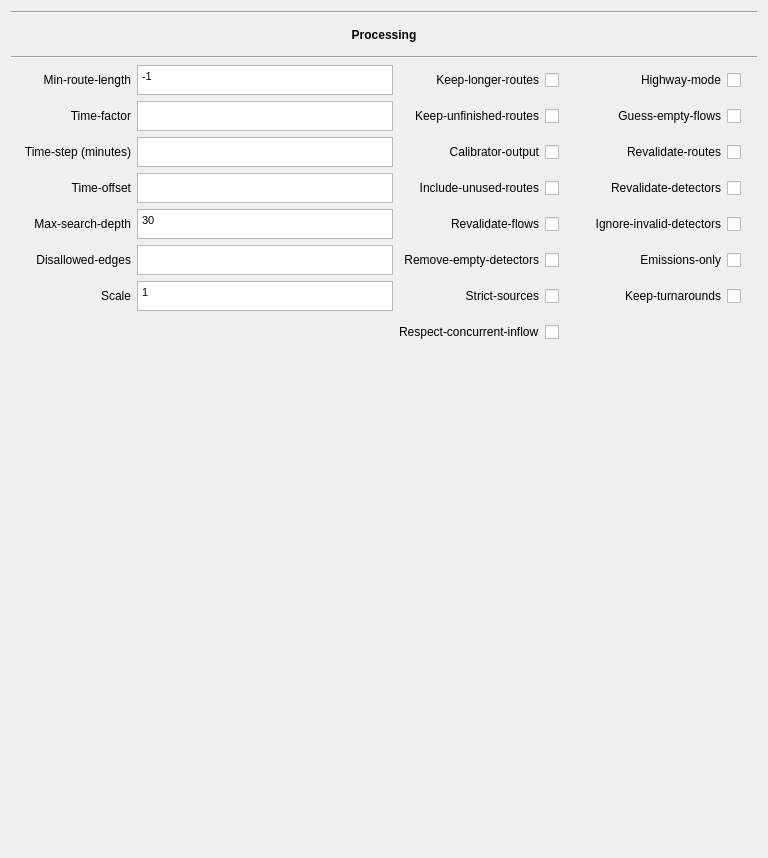
     <widget class="QWidget" name="LayoutProcessing">
      <attribute name="title">
       <string>Processing</string>
      </attribute>
      <layout class="QVBoxLayout" name="verticalLayout_2">
       <item>
        <layout class="QVBoxLayout" name="LayoutProcessing">
         <item>
          <widget class="Line" name="LineProcessing2">
           <property name="orientation">
            <enum>Qt::Horizontal</enum>
           </property>
          </widget>
         </item>
         <item>
          <widget class="QLabel" name="LabelProcessing">
           <property name="minimumSize">
            <size>
             <width>0</width>
             <height>30</height>
            </size>
           </property>
           <property name="maximumSize">
            <size>
             <width>16777215</width>
             <height>30</height>
            </size>
           </property>
           <property name="frameShape">
            <enum>QFrame::NoFrame</enum>
           </property>
           <property name="text">
            <string>&lt;html&gt;&lt;head/&gt;&lt;body&gt;&lt;p align=&quot;center&quot;&gt;&lt;span style=&quot; font-weight:600;&quot;&gt;Processing&lt;/span&gt;&lt;/p&gt;&lt;/body&gt;&lt;/html&gt;</string>
           </property>
          </widget>
         </item>
         <item>
          <widget class="Line" name="LineProcessing1">
           <property name="orientation">
            <enum>Qt::Horizontal</enum>
           </property>
          </widget>
         </item>
         <item>
          <layout class="QGridLayout" name="LayoutProcessingInformation">
           <item row="0" column="1">
            <widget class="QTextEdit" name="TextMinRouteLenght">
             <property name="minimumSize">
              <size>
               <width>0</width>
               <height>30</height>
              </size>
             </property>
             <property name="maximumSize">
              <size>
               <width>16777215</width>
               <height>30</height>
              </size>
             </property>
             <property name="horizontalScrollBarPolicy">
              <enum>Qt::ScrollBarAlwaysOff</enum>
             </property>
             <property name="lineWrapMode">
              <enum>QTextEdit::NoWrap</enum>
             </property>
             <property name="html">
              <string>&lt;!DOCTYPE HTML PUBLIC &quot;-//W3C//DTD HTML 4.0//EN&quot; &quot;http://www.w3.org/TR/REC-html40/strict.dtd&quot;&gt;
&lt;html&gt;&lt;head&gt;&lt;meta name=&quot;qrichtext&quot; content=&quot;1&quot; /&gt;&lt;style type=&quot;text/css&quot;&gt;
p, li { white-space: pre-wrap; }
&lt;/style&gt;&lt;/head&gt;&lt;body style=&quot; font-family:'MS Shell Dlg 2'; font-size:8.25pt; font-weight:400; font-style:normal;&quot;&gt;
&lt;p style=&quot; margin-top:0px; margin-bottom:0px; margin-left:0px; margin-right:0px; -qt-block-indent:0; text-indent:0px;&quot;&gt;-1&lt;/p&gt;&lt;/body&gt;&lt;/html&gt;</string>
             </property>
            </widget>
           </item>
           <item row="0" column="0">
            <widget class="QLabel" name="LabelMinRouteLenght">
             <property name="minimumSize">
              <size>
               <width>120</width>
               <height>30</height>
              </size>
             </property>
             <property name="maximumSize">
              <size>
               <width>120</width>
               <height>30</height>
              </size>
             </property>
             <property name="text">
              <string>&lt;html&gt;&lt;head/&gt;&lt;body&gt;&lt;p align=&quot;right&quot;&gt;Min-route-length&lt;/p&gt;&lt;/body&gt;&lt;/html&gt;</string>
             </property>
            </widget>
           </item>
           <item row="0" column="3">
            <widget class="QCheckBox" name="CheckBoxKeepLongerRoutes">
             <property name="minimumSize">
              <size>
               <width>30</width>
               <height>30</height>
              </size>
             </property>
             <property name="maximumSize">
              <size>
               <width>30</width>
               <height>30</height>
              </size>
             </property>
             <property name="text">
              <string/>
             </property>
            </widget>
           </item>
           <item row="0" column="4">
            <widget class="QLabel" name="LabelHighwayMode">
             <property name="minimumSize">
              <size>
               <width>140</width>
               <height>30</height>
              </size>
             </property>
             <property name="maximumSize">
              <size>
               <width>140</width>
               <height>30</height>
              </size>
             </property>
             <property name="text">
              <string>&lt;html&gt;&lt;head/&gt;&lt;body&gt;&lt;p align=&quot;right&quot;&gt;Highway-mode&lt;/p&gt;&lt;/body&gt;&lt;/html&gt;</string>
             </property>
            </widget>
           </item>
           <item row="0" column="2">
            <widget class="QLabel" name="LabelKeepLongerRoutes">
             <property name="minimumSize">
              <size>
               <width>140</width>
               <height>30</height>
              </size>
             </property>
             <property name="maximumSize">
              <size>
               <width>140</width>
               <height>30</height>
              </size>
             </property>
             <property name="text">
              <string>&lt;html&gt;&lt;head/&gt;&lt;body&gt;&lt;p align=&quot;right&quot;&gt;Keep-longer-routes&lt;/p&gt;&lt;/body&gt;&lt;/html&gt;</string>
             </property>
            </widget>
           </item>
           <item row="0" column="5">
            <widget class="QCheckBox" name="CheckBoxHighwayMode">
             <property name="minimumSize">
              <size>
               <width>30</width>
               <height>30</height>
              </size>
             </property>
             <property name="maximumSize">
              <size>
               <width>30</width>
               <height>30</height>
              </size>
             </property>
             <property name="text">
              <string/>
             </property>
            </widget>
           </item>
           <item row="1" column="0">
            <widget class="QLabel" name="LabelTimeFactor">
             <property name="minimumSize">
              <size>
               <width>120</width>
               <height>30</height>
              </size>
             </property>
             <property name="maximumSize">
              <size>
               <width>120</width>
               <height>30</height>
              </size>
             </property>
             <property name="text">
              <string>&lt;html&gt;&lt;head/&gt;&lt;body&gt;&lt;p align=&quot;right&quot;&gt;Time-factor&lt;/p&gt;&lt;/body&gt;&lt;/html&gt;</string>
             </property>
            </widget>
           </item>
           <item row="1" column="1">
            <widget class="QTextEdit" name="TextTimeFactor">
             <property name="minimumSize">
              <size>
               <width>0</width>
               <height>30</height>
              </size>
             </property>
             <property name="maximumSize">
              <size>
               <width>16777215</width>
               <height>30</height>
              </size>
             </property>
             <property name="horizontalScrollBarPolicy">
              <enum>Qt::ScrollBarAlwaysOff</enum>
             </property>
             <property name="lineWrapMode">
              <enum>QTextEdit::NoWrap</enum>
             </property>
            </widget>
           </item>
           <item row="1" column="2">
            <widget class="QLabel" name="LabelKeepUnfinishedRoutes">
             <property name="minimumSize">
              <size>
               <width>140</width>
               <height>30</height>
              </size>
             </property>
             <property name="maximumSize">
              <size>
               <width>140</width>
               <height>30</height>
              </size>
             </property>
             <property name="text">
              <string>&lt;html&gt;&lt;head/&gt;&lt;body&gt;&lt;p align=&quot;right&quot;&gt;Keep-unfinished-routes&lt;/p&gt;&lt;/body&gt;&lt;/html&gt;</string>
             </property>
            </widget>
           </item>
           <item row="1" column="3">
            <widget class="QCheckBox" name="CheckBoxKeepUnfinishedRoutes">
             <property name="minimumSize">
              <size>
               <width>30</width>
               <height>30</height>
              </size>
             </property>
             <property name="maximumSize">
              <size>
               <width>30</width>
               <height>30</height>
              </size>
             </property>
             <property name="text">
              <string/>
             </property>
            </widget>
           </item>
           <item row="1" column="4">
            <widget class="QLabel" name="LabelGuessEmptyFlows">
             <property name="minimumSize">
              <size>
               <width>140</width>
               <height>30</height>
              </size>
             </property>
             <property name="maximumSize">
              <size>
               <width>140</width>
               <height>30</height>
              </size>
             </property>
             <property name="text">
              <string>&lt;html&gt;&lt;head/&gt;&lt;body&gt;&lt;p align=&quot;right&quot;&gt;Guess-empty-flows&lt;/p&gt;&lt;/body&gt;&lt;/html&gt;</string>
             </property>
            </widget>
           </item>
           <item row="1" column="5">
            <widget class="QCheckBox" name="CheckBoxGuessEmptyFlows">
             <property name="minimumSize">
              <size>
               <width>30</width>
               <height>30</height>
              </size>
             </property>
             <property name="maximumSize">
              <size>
               <width>30</width>
               <height>30</height>
              </size>
             </property>
             <property name="text">
              <string/>
             </property>
            </widget>
           </item>
           <item row="2" column="0">
            <widget class="QLabel" name="LabelTimeStep">
             <property name="minimumSize">
              <size>
               <width>120</width>
               <height>30</height>
              </size>
             </property>
             <property name="maximumSize">
              <size>
               <width>120</width>
               <height>30</height>
              </size>
             </property>
             <property name="text">
              <string>&lt;html&gt;&lt;head/&gt;&lt;body&gt;&lt;p align=&quot;right&quot;&gt;Time-step (minutes)&lt;/p&gt;&lt;/body&gt;&lt;/html&gt;</string>
             </property>
            </widget>
           </item>
           <item row="2" column="1">
            <widget class="QTextEdit" name="TextTimeStep">
             <property name="minimumSize">
              <size>
               <width>0</width>
               <height>30</height>
              </size>
             </property>
             <property name="maximumSize">
              <size>
               <width>16777215</width>
               <height>30</height>
              </size>
             </property>
             <property name="horizontalScrollBarPolicy">
              <enum>Qt::ScrollBarAlwaysOff</enum>
             </property>
             <property name="lineWrapMode">
              <enum>QTextEdit::NoWrap</enum>
             </property>
            </widget>
           </item>
           <item row="2" column="2">
            <widget class="QLabel" name="LabelCalibratorOutput">
             <property name="minimumSize">
              <size>
               <width>140</width>
               <height>30</height>
              </size>
             </property>
             <property name="maximumSize">
              <size>
               <width>140</width>
               <height>30</height>
              </size>
             </property>
             <property name="text">
              <string>&lt;html&gt;&lt;head/&gt;&lt;body&gt;&lt;p align=&quot;right&quot;&gt;Calibrator-output&lt;/p&gt;&lt;/body&gt;&lt;/html&gt;</string>
             </property>
            </widget>
           </item>
           <item row="2" column="3">
            <widget class="QCheckBox" name="CheckBoxCalibratorOutput">
             <property name="minimumSize">
              <size>
               <width>30</width>
               <height>30</height>
              </size>
             </property>
             <property name="maximumSize">
              <size>
               <width>30</width>
               <height>30</height>
              </size>
             </property>
             <property name="text">
              <string/>
             </property>
            </widget>
           </item>
           <item row="2" column="4">
            <widget class="QLabel" name="LabelRevalidateRoutes">
             <property name="minimumSize">
              <size>
               <width>140</width>
               <height>30</height>
              </size>
             </property>
             <property name="maximumSize">
              <size>
               <width>140</width>
               <height>30</height>
              </size>
             </property>
             <property name="text">
              <string>&lt;html&gt;&lt;head/&gt;&lt;body&gt;&lt;p align=&quot;right&quot;&gt;Revalidate-routes&lt;/p&gt;&lt;/body&gt;&lt;/html&gt;</string>
             </property>
            </widget>
           </item>
           <item row="2" column="5">
            <widget class="QCheckBox" name="CheckBoxRevalidateRoutes">
             <property name="minimumSize">
              <size>
               <width>30</width>
               <height>30</height>
              </size>
             </property>
             <property name="maximumSize">
              <size>
               <width>30</width>
               <height>30</height>
              </size>
             </property>
             <property name="text">
              <string/>
             </property>
            </widget>
           </item>
           <item row="3" column="0">
            <widget class="QLabel" name="LabelTimeOffset">
             <property name="minimumSize">
              <size>
               <width>120</width>
               <height>30</height>
              </size>
             </property>
             <property name="maximumSize">
              <size>
               <width>120</width>
               <height>30</height>
              </size>
             </property>
             <property name="text">
              <string>&lt;html&gt;&lt;head/&gt;&lt;body&gt;&lt;p align=&quot;right&quot;&gt;Time-offset&lt;/p&gt;&lt;/body&gt;&lt;/html&gt;</string>
             </property>
            </widget>
           </item>
           <item row="3" column="1">
            <widget class="QTextEdit" name="TextTimeOffset">
             <property name="minimumSize">
              <size>
               <width>0</width>
               <height>30</height>
              </size>
             </property>
             <property name="maximumSize">
              <size>
               <width>16777215</width>
               <height>30</height>
              </size>
             </property>
             <property name="horizontalScrollBarPolicy">
              <enum>Qt::ScrollBarAlwaysOff</enum>
             </property>
             <property name="lineWrapMode">
              <enum>QTextEdit::NoWrap</enum>
             </property>
            </widget>
           </item>
           <item row="3" column="2">
            <widget class="QLabel" name="LabelIncludeUnusedRoutes">
             <property name="minimumSize">
              <size>
               <width>140</width>
               <height>30</height>
              </size>
             </property>
             <property name="maximumSize">
              <size>
               <width>140</width>
               <height>30</height>
              </size>
             </property>
             <property name="text">
              <string>&lt;html&gt;&lt;head/&gt;&lt;body&gt;&lt;p align=&quot;right&quot;&gt;Include-unused-routes&lt;/p&gt;&lt;/body&gt;&lt;/html&gt;</string>
             </property>
            </widget>
           </item>
           <item row="3" column="3">
            <widget class="QCheckBox" name="CheckBoxIncludeUnusedRoutes">
             <property name="minimumSize">
              <size>
               <width>30</width>
               <height>30</height>
              </size>
             </property>
             <property name="maximumSize">
              <size>
               <width>30</width>
               <height>30</height>
              </size>
             </property>
             <property name="text">
              <string/>
             </property>
            </widget>
           </item>
           <item row="3" column="4">
            <widget class="QLabel" name="LabelRevalidateDetectors">
             <property name="minimumSize">
              <size>
               <width>140</width>
               <height>30</height>
              </size>
             </property>
             <property name="maximumSize">
              <size>
               <width>140</width>
               <height>30</height>
              </size>
             </property>
             <property name="text">
              <string>&lt;html&gt;&lt;head/&gt;&lt;body&gt;&lt;p align=&quot;right&quot;&gt;Revalidate-detectors&lt;/p&gt;&lt;/body&gt;&lt;/html&gt;</string>
             </property>
            </widget>
           </item>
           <item row="3" column="5">
            <widget class="QCheckBox" name="CheckBoxRevalidateDetectors">
             <property name="minimumSize">
              <size>
               <width>30</width>
               <height>30</height>
              </size>
             </property>
             <property name="maximumSize">
              <size>
               <width>30</width>
               <height>30</height>
              </size>
             </property>
             <property name="text">
              <string/>
             </property>
            </widget>
           </item>
           <item row="4" column="0">
            <widget class="QLabel" name="LabelMaxSearchDepth">
             <property name="minimumSize">
              <size>
               <width>120</width>
               <height>30</height>
              </size>
             </property>
             <property name="maximumSize">
              <size>
               <width>120</width>
               <height>30</height>
              </size>
             </property>
             <property name="text">
              <string>&lt;html&gt;&lt;head/&gt;&lt;body&gt;&lt;p align=&quot;right&quot;&gt;Max-search-depth&lt;/p&gt;&lt;/body&gt;&lt;/html&gt;</string>
             </property>
            </widget>
           </item>
           <item row="4" column="1">
            <widget class="QTextEdit" name="TextMaxSearchDepth">
             <property name="minimumSize">
              <size>
               <width>0</width>
               <height>30</height>
              </size>
             </property>
             <property name="maximumSize">
              <size>
               <width>16777215</width>
               <height>30</height>
              </size>
             </property>
             <property name="horizontalScrollBarPolicy">
              <enum>Qt::ScrollBarAlwaysOff</enum>
             </property>
             <property name="lineWrapMode">
              <enum>QTextEdit::NoWrap</enum>
             </property>
             <property name="html">
              <string>&lt;!DOCTYPE HTML PUBLIC &quot;-//W3C//DTD HTML 4.0//EN&quot; &quot;http://www.w3.org/TR/REC-html40/strict.dtd&quot;&gt;
&lt;html&gt;&lt;head&gt;&lt;meta name=&quot;qrichtext&quot; content=&quot;1&quot; /&gt;&lt;style type=&quot;text/css&quot;&gt;
p, li { white-space: pre-wrap; }
&lt;/style&gt;&lt;/head&gt;&lt;body style=&quot; font-family:'MS Shell Dlg 2'; font-size:8.25pt; font-weight:400; font-style:normal;&quot;&gt;
&lt;p style=&quot; margin-top:0px; margin-bottom:0px; margin-left:0px; margin-right:0px; -qt-block-indent:0; text-indent:0px;&quot;&gt;30&lt;/p&gt;&lt;/body&gt;&lt;/html&gt;</string>
             </property>
            </widget>
           </item>
           <item row="4" column="2">
            <widget class="QLabel" name="LabelRevalidateFlows">
             <property name="minimumSize">
              <size>
               <width>140</width>
               <height>30</height>
              </size>
             </property>
             <property name="maximumSize">
              <size>
               <width>140</width>
               <height>30</height>
              </size>
             </property>
             <property name="text">
              <string>&lt;html&gt;&lt;head/&gt;&lt;body&gt;&lt;p align=&quot;right&quot;&gt;Revalidate-flows&lt;/p&gt;&lt;/body&gt;&lt;/html&gt;</string>
             </property>
            </widget>
           </item>
           <item row="4" column="3">
            <widget class="QCheckBox" name="CheckBoxRevalidateFlows">
             <property name="minimumSize">
              <size>
               <width>30</width>
               <height>30</height>
              </size>
             </property>
             <property name="maximumSize">
              <size>
               <width>30</width>
               <height>30</height>
              </size>
             </property>
             <property name="text">
              <string/>
             </property>
            </widget>
           </item>
           <item row="4" column="4">
            <widget class="QLabel" name="LabelgnoreInvalidDetectors">
             <property name="minimumSize">
              <size>
               <width>140</width>
               <height>30</height>
              </size>
             </property>
             <property name="maximumSize">
              <size>
               <width>140</width>
               <height>30</height>
              </size>
             </property>
             <property name="text">
              <string>&lt;html&gt;&lt;head/&gt;&lt;body&gt;&lt;p align=&quot;right&quot;&gt;Ignore-invalid-detectors&lt;/p&gt;&lt;/body&gt;&lt;/html&gt;</string>
             </property>
            </widget>
           </item>
           <item row="4" column="5">
            <widget class="QCheckBox" name="CheckBoxIgnoreInvalidDetectors">
             <property name="minimumSize">
              <size>
               <width>30</width>
               <height>30</height>
              </size>
             </property>
             <property name="maximumSize">
              <size>
               <width>30</width>
               <height>30</height>
              </size>
             </property>
             <property name="text">
              <string/>
             </property>
            </widget>
           </item>
           <item row="5" column="0">
            <widget class="QLabel" name="LabelDisallowedEdges">
             <property name="minimumSize">
              <size>
               <width>120</width>
               <height>30</height>
              </size>
             </property>
             <property name="maximumSize">
              <size>
               <width>120</width>
               <height>30</height>
              </size>
             </property>
             <property name="text">
              <string>&lt;html&gt;&lt;head/&gt;&lt;body&gt;&lt;p align=&quot;right&quot;&gt;Disallowed-edges&lt;/p&gt;&lt;/body&gt;&lt;/html&gt;</string>
             </property>
            </widget>
           </item>
           <item row="5" column="1">
            <widget class="QTextEdit" name="TextDisallowedEdges">
             <property name="minimumSize">
              <size>
               <width>0</width>
               <height>30</height>
              </size>
             </property>
             <property name="maximumSize">
              <size>
               <width>16777215</width>
               <height>30</height>
              </size>
             </property>
             <property name="horizontalScrollBarPolicy">
              <enum>Qt::ScrollBarAlwaysOff</enum>
             </property>
             <property name="lineWrapMode">
              <enum>QTextEdit::NoWrap</enum>
             </property>
            </widget>
           </item>
           <item row="5" column="2">
            <widget class="QLabel" name="LabelRemoveEmptyDetectors">
             <property name="minimumSize">
              <size>
               <width>140</width>
               <height>30</height>
              </size>
             </property>
             <property name="maximumSize">
              <size>
               <width>140</width>
               <height>30</height>
              </size>
             </property>
             <property name="text">
              <string>&lt;html&gt;&lt;head/&gt;&lt;body&gt;&lt;p align=&quot;right&quot;&gt;Remove-empty-detectors&lt;/p&gt;&lt;/body&gt;&lt;/html&gt;</string>
             </property>
            </widget>
           </item>
           <item row="5" column="3">
            <widget class="QCheckBox" name="CheckBoxRemoveEmptyDetectors">
             <property name="minimumSize">
              <size>
               <width>30</width>
               <height>30</height>
              </size>
             </property>
             <property name="maximumSize">
              <size>
               <width>30</width>
               <height>30</height>
              </size>
             </property>
             <property name="text">
              <string/>
             </property>
            </widget>
           </item>
           <item row="5" column="4">
            <widget class="QLabel" name="LabelEmissionsOnly">
             <property name="minimumSize">
              <size>
               <width>140</width>
               <height>30</height>
              </size>
             </property>
             <property name="maximumSize">
              <size>
               <width>140</width>
               <height>30</height>
              </size>
             </property>
             <property name="text">
              <string>&lt;html&gt;&lt;head/&gt;&lt;body&gt;&lt;p align=&quot;right&quot;&gt;Emissions-only&lt;/p&gt;&lt;/body&gt;&lt;/html&gt;</string>
             </property>
            </widget>
           </item>
           <item row="5" column="5">
            <widget class="QCheckBox" name="CheckBoxEmissionsOnly">
             <property name="minimumSize">
              <size>
               <width>30</width>
               <height>30</height>
              </size>
             </property>
             <property name="maximumSize">
              <size>
               <width>30</width>
               <height>30</height>
              </size>
             </property>
             <property name="text">
              <string/>
             </property>
            </widget>
           </item>
           <item row="6" column="0">
            <widget class="QLabel" name="LabelScale">
             <property name="minimumSize">
              <size>
               <width>120</width>
               <height>30</height>
              </size>
             </property>
             <property name="maximumSize">
              <size>
               <width>120</width>
               <height>30</height>
              </size>
             </property>
             <property name="text">
              <string>&lt;html&gt;&lt;head/&gt;&lt;body&gt;&lt;p align=&quot;right&quot;&gt;Scale&lt;/p&gt;&lt;/body&gt;&lt;/html&gt;</string>
             </property>
            </widget>
           </item>
           <item row="6" column="1">
            <widget class="QTextEdit" name="TextScale">
             <property name="minimumSize">
              <size>
               <width>0</width>
               <height>30</height>
              </size>
             </property>
             <property name="maximumSize">
              <size>
               <width>16777215</width>
               <height>30</height>
              </size>
             </property>
             <property name="horizontalScrollBarPolicy">
              <enum>Qt::ScrollBarAlwaysOff</enum>
             </property>
             <property name="lineWrapMode">
              <enum>QTextEdit::NoWrap</enum>
             </property>
             <property name="html">
              <string>&lt;!DOCTYPE HTML PUBLIC &quot;-//W3C//DTD HTML 4.0//EN&quot; &quot;http://www.w3.org/TR/REC-html40/strict.dtd&quot;&gt;
&lt;html&gt;&lt;head&gt;&lt;meta name=&quot;qrichtext&quot; content=&quot;1&quot; /&gt;&lt;style type=&quot;text/css&quot;&gt;
p, li { white-space: pre-wrap; }
&lt;/style&gt;&lt;/head&gt;&lt;body style=&quot; font-family:'MS Shell Dlg 2'; font-size:8.25pt; font-weight:400; font-style:normal;&quot;&gt;
&lt;p style=&quot; margin-top:0px; margin-bottom:0px; margin-left:0px; margin-right:0px; -qt-block-indent:0; text-indent:0px;&quot;&gt;1&lt;/p&gt;&lt;/body&gt;&lt;/html&gt;</string>
             </property>
            </widget>
           </item>
           <item row="6" column="2">
            <widget class="QLabel" name="LabelStrictSources">
             <property name="minimumSize">
              <size>
               <width>140</width>
               <height>30</height>
              </size>
             </property>
             <property name="maximumSize">
              <size>
               <width>140</width>
               <height>30</height>
              </size>
             </property>
             <property name="text">
              <string>&lt;html&gt;&lt;head/&gt;&lt;body&gt;&lt;p align=&quot;right&quot;&gt;Strict-sources&lt;/p&gt;&lt;/body&gt;&lt;/html&gt;</string>
             </property>
            </widget>
           </item>
           <item row="6" column="3">
            <widget class="QCheckBox" name="CheckBoxStrictSources">
             <property name="minimumSize">
              <size>
               <width>30</width>
               <height>30</height>
              </size>
             </property>
             <property name="maximumSize">
              <size>
               <width>30</width>
               <height>30</height>
              </size>
             </property>
             <property name="text">
              <string/>
             </property>
            </widget>
           </item>
           <item row="6" column="4">
            <widget class="QLabel" name="LabelKeepTurnaround">
             <property name="minimumSize">
              <size>
               <width>140</width>
               <height>30</height>
              </size>
             </property>
             <property name="maximumSize">
              <size>
               <width>140</width>
               <height>30</height>
              </size>
             </property>
             <property name="text">
              <string>&lt;html&gt;&lt;head/&gt;&lt;body&gt;&lt;p align=&quot;right&quot;&gt;Keep-turnarounds&lt;/p&gt;&lt;/body&gt;&lt;/html&gt;</string>
             </property>
            </widget>
           </item>
           <item row="6" column="5">
            <widget class="QCheckBox" name="CheckBoxKeepturnAorunds">
             <property name="minimumSize">
              <size>
               <width>30</width>
               <height>30</height>
              </size>
             </property>
             <property name="maximumSize">
              <size>
               <width>30</width>
               <height>30</height>
              </size>
             </property>
             <property name="text">
              <string/>
             </property>
            </widget>
           </item>
           <item row="7" column="2">
            <widget class="QLabel" name="LabelRespectConcurrentInflows">
             <property name="minimumSize">
              <size>
               <width>140</width>
               <height>30</height>
              </size>
             </property>
             <property name="maximumSize">
              <size>
               <width>140</width>
               <height>30</height>
              </size>
             </property>
             <property name="text">
              <string>&lt;html&gt;&lt;head/&gt;&lt;body&gt;&lt;p align=&quot;right&quot;&gt;Respect-concurrent-inflows&lt;/p&gt;&lt;/body&gt;&lt;/html&gt;</string>
             </property>
            </widget>
           </item>
           <item row="7" column="3">
            <widget class="QCheckBox" name="CheckBoxRespectConcurrenceInflows">
             <property name="minimumSize">
              <size>
               <width>30</width>
               <height>30</height>
              </size>
             </property>
             <property name="maximumSize">
              <size>
               <width>30</width>
               <height>30</height>
              </size>
             </property>
             <property name="text">
              <string/>
             </property>
            </widget>
           </item>
          </layout>
         </item>
        </layout>
       </item>
       <item>
        <spacer name="verticalSpacer_4">
         <property name="orientation">
          <enum>Qt::Vertical</enum>
         </property>
         <property name="sizeHint" stdset="0">
          <size>
           <width>20</width>
           <height>500</height>
          </size>
         </property>
        </spacer>
       </item>
      </layout>
     </widget>
